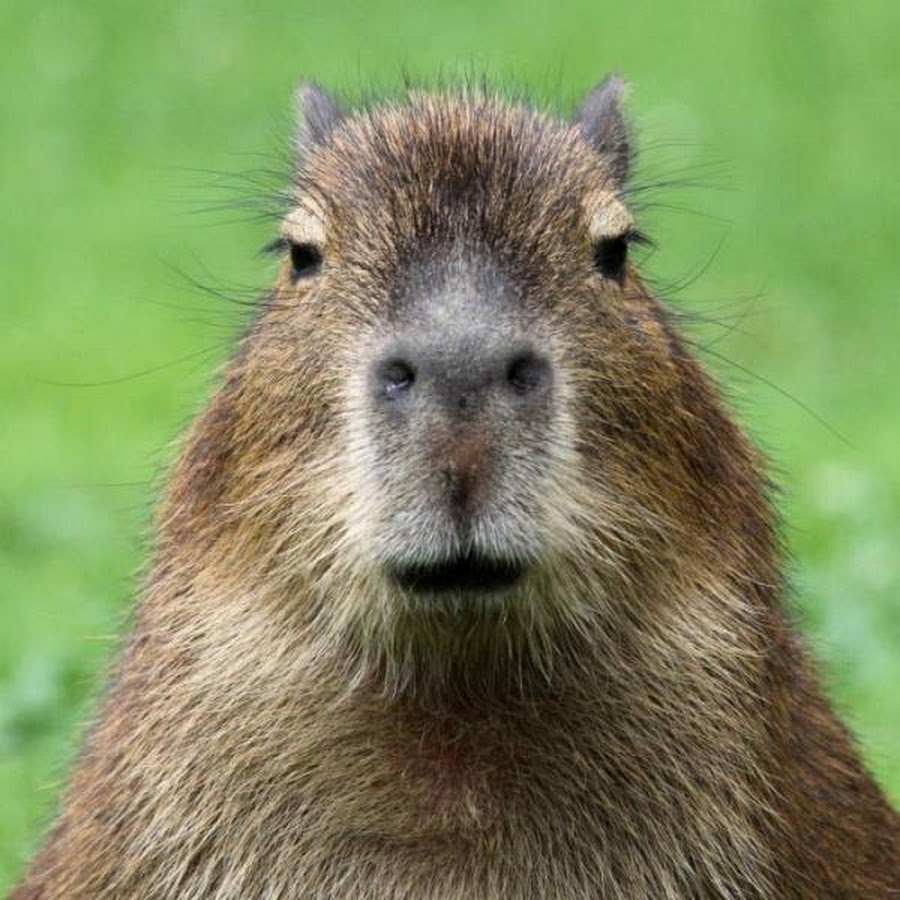
%> input picture q3/cap.jpg, 900 x 900 px
$ octave segmentacaoTextura.m   (GNU Octave 9; MATLAB toolbox functions it lacks are replaced by stand-ins)
%> lines starting %> are read from the running program, lines starting %| are printed output that depends on the picture; in (x1, y1, x2, y2) boxes, pixels count from 0 and x2, y2 are one past the last pixel; in counts of white or black regions, pixels touching at a corner belong together; the program's own positions count from 1; pictures that were not available may be replaced by others from this repository, and a replacement may not be noted

%imagem
Im = imread('cap.jpg');
%> Im is the input picture: size 900x900x3 uint8; mean R, G, B 126.6, 139.5, 93.9
I = rgb2gray(Im);
figure,imshow(Im);
%textura
E = entropyfilt(I);
Eim = mat2gray(E);
figure,imshow(Eim);
%mascara textura bottom
BW1 = imbinarize(Eim, 1);
%> BW1: size 900x900 logical; every value is 0
%figure,imshow(BW1);
%extracao textura
BWao = bwareaopen(BW1,2000);
%figure,imshow(BWao);
%suavizacao textura
nhood = true(9);
closeBWao = imclose(BWao,nhood);
%figure,imshow(closeBWao);
%preencher buracos
roughMask = imfill(closeBWao,'holes');
%figure,imshow(roughMask);
%raw img topo
I2 = I;
I2(roughMask) = 0;
%figure,imshow(I2);
%calculo textura topo
E2 = entropyfilt(I2);
E2im = mat2gray(E2);
%figure,imshow(E2im);
%threshold
BW2 = imbinarize(E2im);
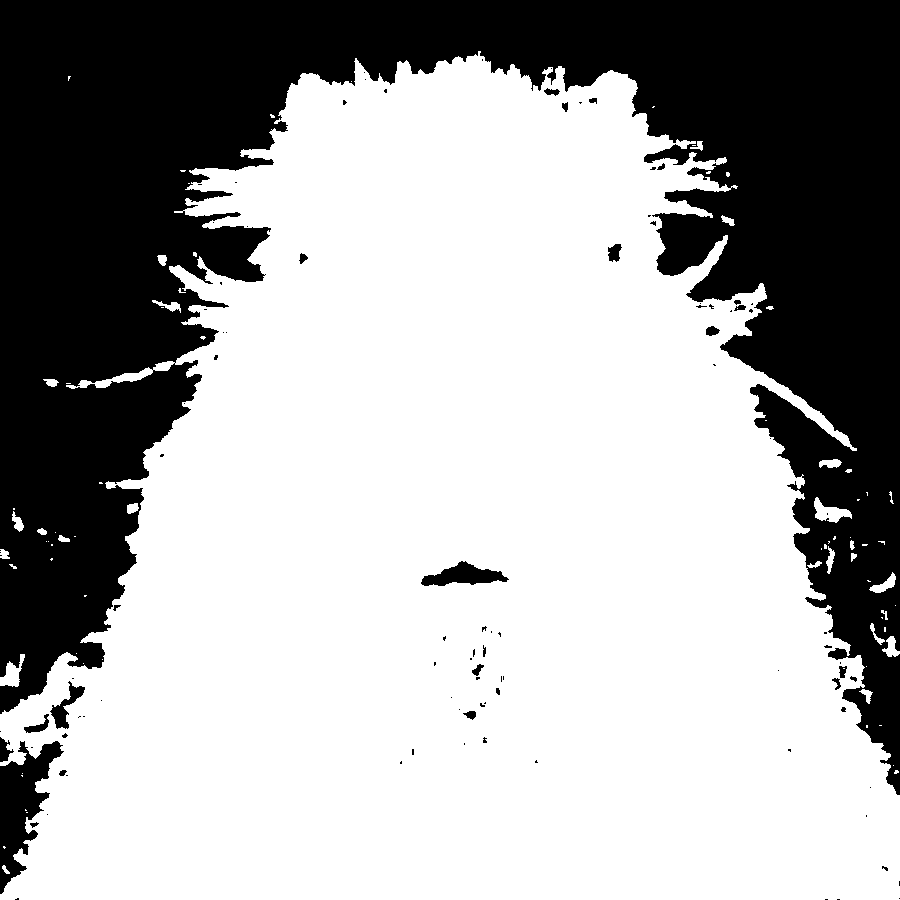
%> BW2: size 900x900 logical; 65.7% white; 100 black regions (74 under 20 px), largest, box (x1, y1, x2, y2) and area: (0, 0, 900, 795) 269595, (0, 741, 64, 894) 4368, (421, 561, 509, 586) 1162
%figure,imshow(BW2);
%mascara topo
mask2 = bwareaopen(BW2,1000);
%> mask2: size 900x900 logical; 65.4% white; 96 black regions (70 under 20 px), largest, box (x1, y1, x2, y2) and area: (0, 0, 900, 795) 272721, (0, 741, 64, 894) 4419, (421, 561, 509, 586) 1162
%figure,imshow(mask2);
%extracao texturas
texture1 = I;
texture1(~mask2) = 0;
texture2 = I;
texture2(mask2) = 0;
%figure,imshow(texture1);
%figure, imshow(texture2);
%fronteira entre texturas
boundary = bwperim(mask2);
%> boundary: size 900x900 logical; 0.95% white in thin lines or dots
segmentResults = I;
segmentResults(boundary) = 255;
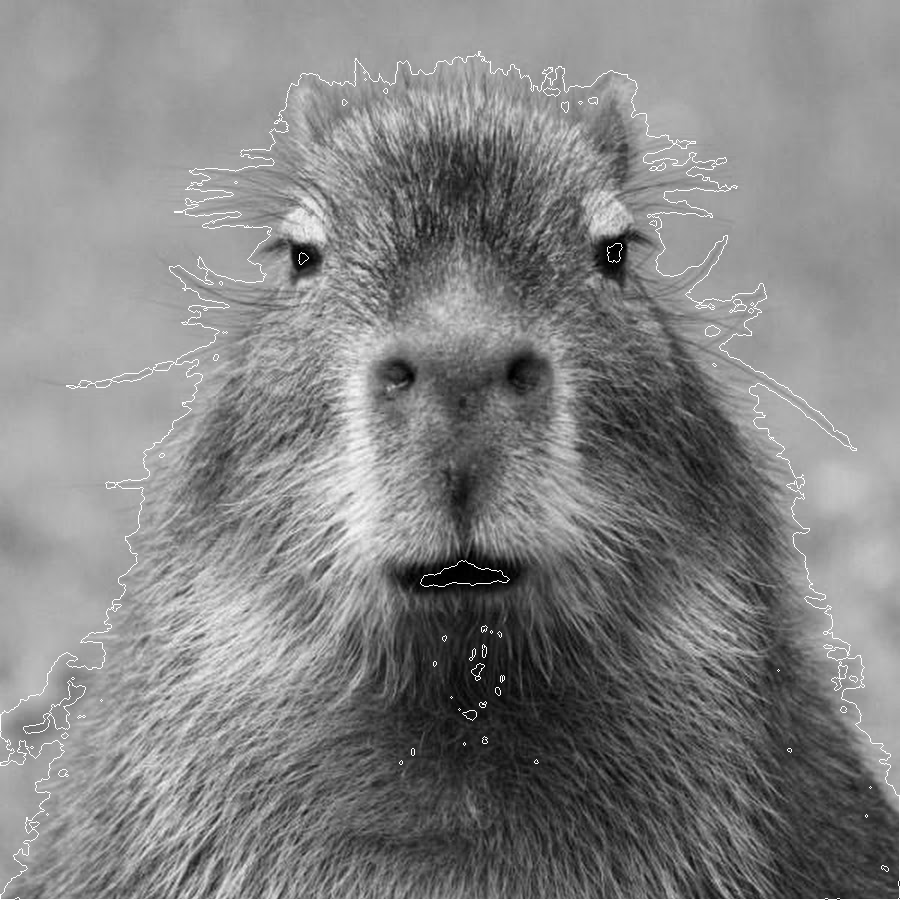
%> segmentResults: size 900x900 uint8; min 0, max 255, mean 131.5
figure,imshow(segmentResults);


figure,imshow(Im-texture2);
figure,imshow(Im-texture1);


%imagem
Im = imread('kobi.png');
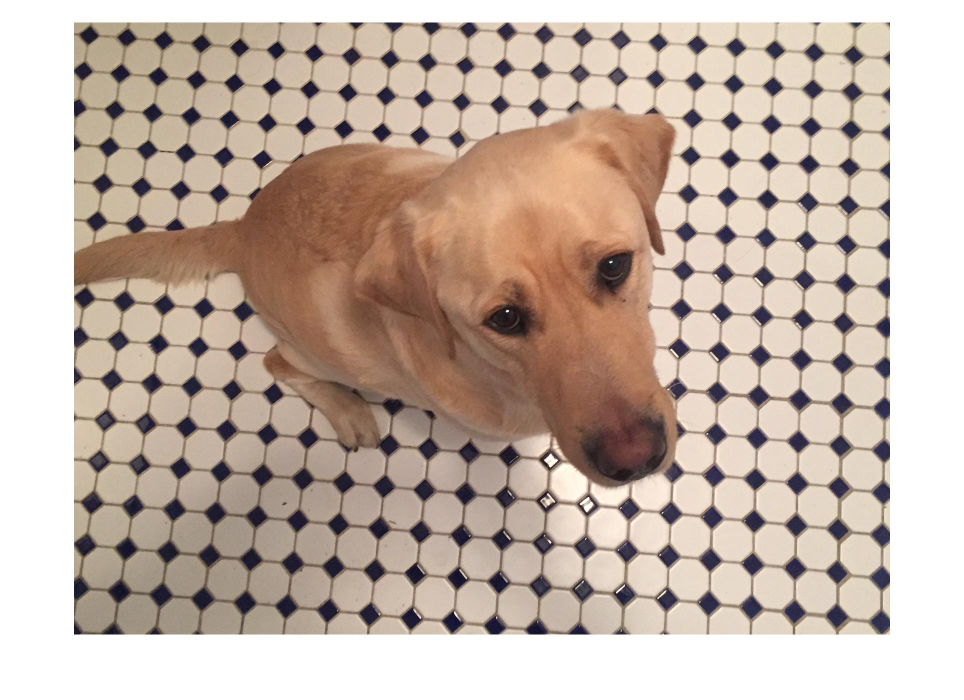
%> input picture q3/kobi.jpg, 1928 x 1399 px, given in place of kobi.png, which was not available (shown at 1/2 size)
%> Im is the input picture: size 1399x1928x3 uint8; mean R, G, B 195.4, 178.4, 166.6
I = rgb2gray(Im);
%> I: size 1399x1928 uint8
figure,imshow(Im);
%textura
E = entropyfilt(I);
%> E: size 1399x1928 double
Eim = mat2gray(E);
%> Eim: size 1399x1928 double
figure,imshow(Eim);
%mascara textura bottom
BW1 = imbinarize(Eim, .69999);
%> BW1: size 1399x1928 logical; 21.8% white; 469 white regions (292 under 20 px), largest, box (x1, y1, x2, y2) and area: (146, 43, 1781, 1270) 555871, (914, 526, 1100, 710) 9931, (788, 393, 872, 578) 3036
%figure,imshow(BW1);
%extracao textura
BWao = bwareaopen(BW1,20000);
%> BWao: size 1399x1928 logical; 20.6% white; 1 white region, box (x1, y1, x2, y2) and area: (146, 43, 1781, 1270) 555871
%figure,imshow(BWao);
%suavizacao textura
nhood = true(9);
closeBWao = imclose(BWao,nhood);
%> closeBWao: size 1399x1928 logical; 21.5% white; 1 white region, box (x1, y1, x2, y2) and area: (146, 43, 1781, 1270) 580827
%figure,imshow(closeBWao);
%preencher buracos
roughMask = imfill(closeBWao,'holes');
%> roughMask: size 1399x1928 logical; 52.5% white; 1 black region, box (x1, y1, x2, y2) and area: (0, 0, 1928, 1399) 1280587
%figure,imshow(roughMask);
%raw img topo
I2 = I;
I2(roughMask) = 0;
%figure,imshow(I2);
%calculo textura topo
E2 = entropyfilt(I2);
E2im = mat2gray(E2);
%figure,imshow(E2im);
%threshold
BW2 = imbinarize(E2im);
%> BW2: size 1399x1928 logical; 23.2% white; 3 white regions (2 under 20 px), largest, box (x1, y1, x2, y2) and area: (142, 37, 1787, 1275) 624767
%figure,imshow(BW2);
%mascara topo
mask2 = bwareaopen(BW2,20000);
%figure,imshow(mask2);
%extracao texturas
texture1 = I;
texture1(~mask2) = 0;
%> texture1: size 1399x1928 uint8
texture2 = I;
texture2(mask2) = 0;
%> texture2: size 1399x1928 uint8
%figure,imshow(texture1);
%figure, imshow(texture2);
%fronteira entre texturas
boundary = bwperim(mask2);
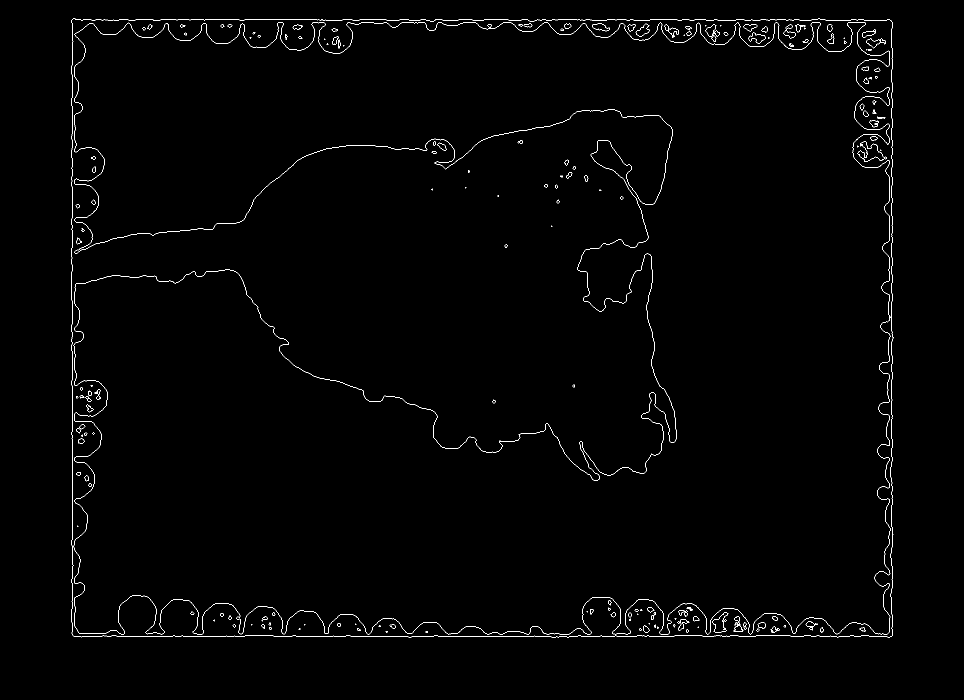
%> boundary: size 1399x1928 logical (shown at 1/2 size); 0.86% white in thin lines or dots, all inside (x1, y1, x2, y2) = (142, 37, 1787, 1275)
segmentResults = I;
segmentResults(boundary) = 255;
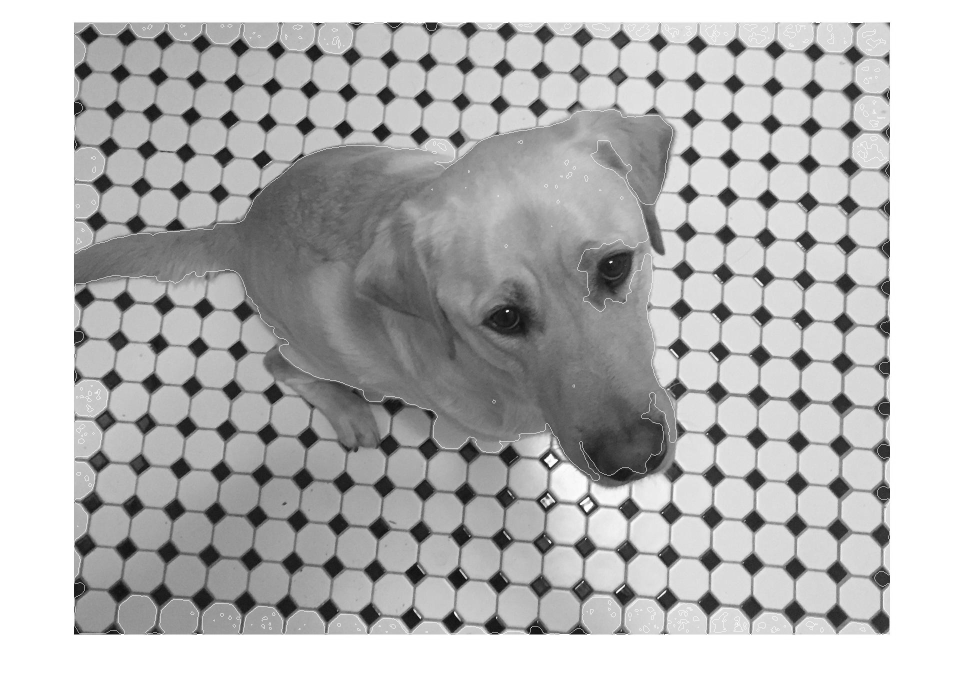
%> segmentResults: size 1399x1928 uint8 (shown at 1/2 size); min 1, max 255, mean 182.7
figure,imshow(segmentResults);

figure,imshow(Im-texture2);
figure,imshow(Im-texture1);
%> after `imshow(Im-texture1)`:
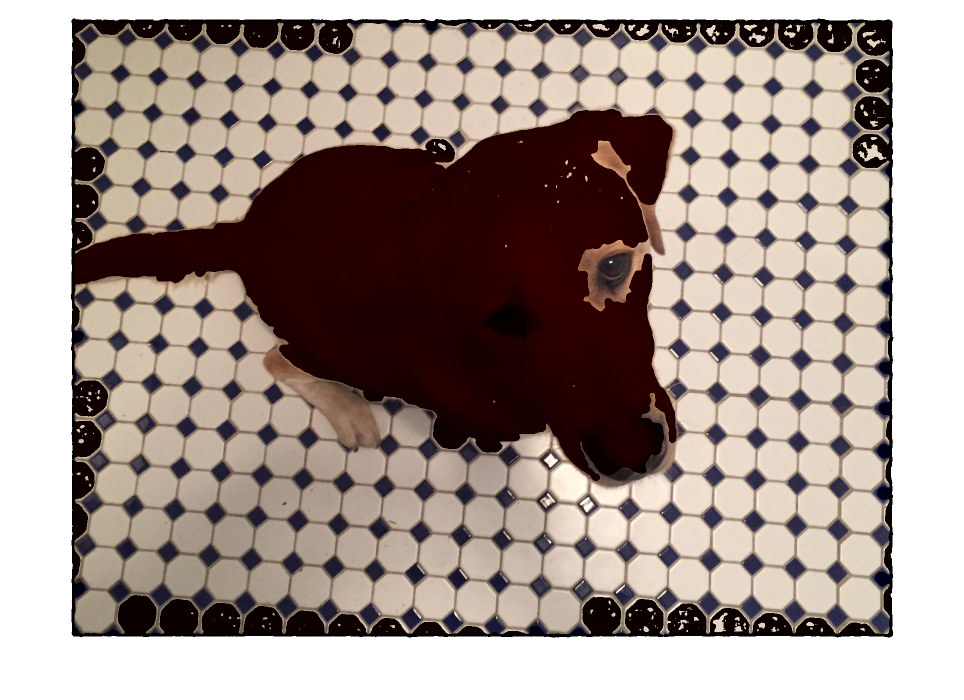
%> displayed picture: size 1399x1928x3, on the screen's scale of 0 to 255 (shown at 1/2 size); mean R, G, B 162.5, 147.4, 141
